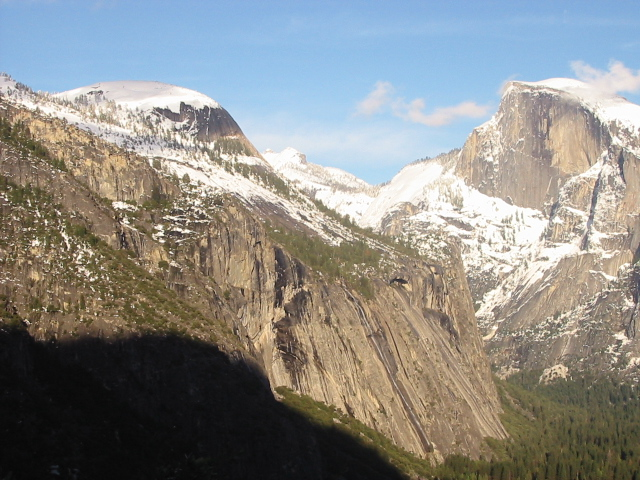
//> input picture assignment08/stitchingL.jpg, 640 x 480 px
$ ./lab2_stitching   (built with g++ and OpenCV 4)
//> lines starting //> are read from the running program, lines starting //| are printed output that depends on the picture
// stitching.cpp : Defines the entry point for the console application.
//

#include <opencv2/opencv.hpp>
#include <iostream>

using namespace cv;

template <typename T>
Mat cal_affine(int ptl_x[], int ptl_y[], int ptr_x[], int ptr_y[], int number_of_points);

void blend_stitching(const Mat I1, const Mat I2, Mat &I_f, int diff_x, int diff_y, float alpha);

int main() {
	Mat I1, I2;

	// Read each image
	I1 = imread("stitchingL.jpg");
//> I1 is the input picture: 480 rows x 640 cols, CV_8UC3; mean B, G, R 135.4, 139.3, 139.5
	I2 = imread("stitchingR.jpg");
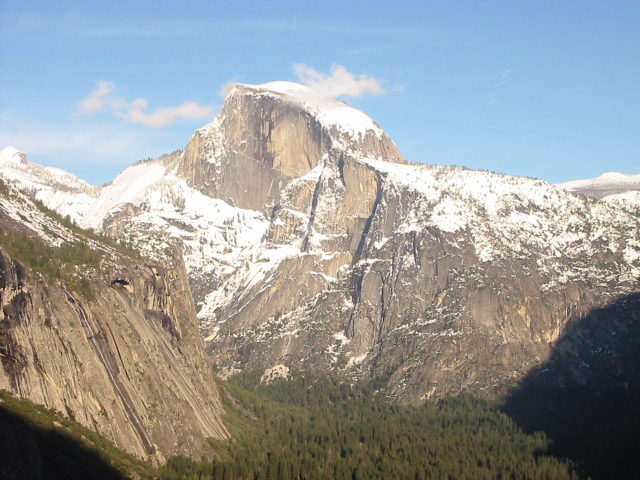
//> input picture assignment08/stitchingR.jpg, 640 x 480 px
//> I2 is the input picture: 480 rows x 640 cols, CV_8UC3; mean B, G, R 155.6, 155.5, 151.7

	I1.convertTo(I1, CV_32FC3, 1.0 / 255);
//> I1: 480 rows x 640 cols, CV_32FC3
	I2.convertTo(I2, CV_32FC3, 1.0 / 255);
//> I2: 480 rows x 640 cols, CV_32FC3

	// corresponding pixels
	int ptl_x[28] = { 509, 558, 605, 649, 680, 689, 705, 730, 734, 768, 795, 802, 818, 837, 877, 889, 894, 902, 917, 924, 930, 948, 964, 969, 980, 988, 994, 998 };
	int ptl_y[28] = { 528, 597, 581, 520, 526, 581, 587, 496, 506, 500, 342, 558, 499, 642, 474, 456, 451, 475, 530, 381, 472, 475, 426, 539, 329, 341, 492, 511 };
	int ptr_x[28] = { 45, 89, 142, 194, 226, 230, 246, 279, 281, 314, 352, 345, 365, 372, 421, 434, 439, 446, 456, 472, 471, 488, 506, 503, 527, 532, 528, 531 };
	int ptr_y[28] = { 488, 561, 544, 482, 490, 546, 552, 462, 471, 467, 313, 526, 468, 607, 445, 429, 424, 447, 500, 358, 446, 449, 403, 510, 312, 324, 466, 484 };

	// Check for invalid input
	if (!I1.data || !I2.data) {
		std::cout << "Could not open or find the image" << std::endl;
		return -1;
	}

	// height(row), width(col) of each image
	const float I1_row = I1.rows;
//> I1_row = 480
	const float I1_col = I1.cols;
//> I1_col = 640
	const float I2_row = I2.rows;
//> I2_row = 480
	const float I2_col = I2.cols;
//> I2_col = 640

	// calculate affine Matrix A12, A21
	Mat A12 = cal_affine<float>(ptl_x, ptl_y, ptr_x, ptr_y, 28);
	Mat A21 = cal_affine<float>(ptr_x, ptr_y, ptl_x, ptl_y, 28);

	// compute corners (p1, p2, p3, p4)
	// p1: (0,0)
	// p2: (row, 0)
	// p3: (row, col)
	// p4: (0, col)
	Point2f p1(A21.at<float>(0) * 0 + A21.at<float>(1) * 0 + A21.at<float>(2), A21.at<float>(3) * 0 + A21.at<float>(4) * 0 + A21.at<float>(5));
	Point2f p2(A21.at<float>(0) * 0 + A21.at<float>(1) * I2_row + A21.at<float>(2), A21.at<float>(3) * 0 + A21.at<float>(4) * I2_row + A21.at<float>(5));
//> p2 = Point(453.6, 520.6)
	Point2f p3(A21.at<float>(0) * I2_col + A21.at<float>(1) * I2_row + A21.at<float>(2), A21.at<float>(3) * I2_col + A21.at<float>(4) * I2_row + A21.at<float>(5));
//> p3 = Point(1102.9, 503.1)
	Point2f p4(A21.at<float>(0) * I2_col + A21.at<float>(1) * 0 + A21.at<float>(2), A21.at<float>(3) * I2_col + A21.at<float>(4) * 0 + A21.at<float>(5));
//> p4 = Point(1071.4, 7.01)

	// compute boundary for merged image(I_f)
	// bound_u <= 0
	// bound_b >= I1_row-1
	// bound_l <= 0
	// bound_b >= I1_col-1
	int bound_u = (int)round(min(0.0f, min(p1.y, p4.y)));
//> bound_u = 0
	int bound_b = (int)round(max(I1_row-1, max(p2.y, p3.y)));
//> bound_b = 521
	int bound_l = (int)round(min(0.0f, min(p1.x, p2.x)));
//> bound_l = 0
	int bound_r = (int)round(max(I1_col-1, max(p3.x, p4.x)));
//> bound_r = 1103

	// initialize merged image
	Mat I_f(bound_b - bound_u + 1, bound_r - bound_l + 1, CV_32FC3, Scalar(0));

	// inverse warping with bilinear interplolation
	for (int i = bound_u; i <= bound_b; i++) {
		for (int j = bound_l; j <= bound_r; j++) {
			float x = A12.at<float>(0) * j + A12.at<float>(1) * i + A12.at<float>(2) - bound_l;
			float y = A12.at<float>(3) * j + A12.at<float>(4) * i + A12.at<float>(5) - bound_u;

			float y1 = floor(y);
			float y2 = ceil(y);
			float x1 = floor(x);
			float x2 = ceil(x);

			float mu = y - y1;
			float lambda = x - x1;

			if (x1 >= 0 && x2 < I2_col && y1 >= 0 && y2 < I2_row)
				I_f.at<Vec3f>(i - bound_u, j - bound_l) = lambda * (mu * I2.at<Vec3f>(y2, x2) + (1 - mu) * I2.at<Vec3f>(y1, x2)) +
														  (1 - lambda) *(mu * I2.at<Vec3f>(y2, x1) + (1 - mu) * I2.at<Vec3f>(y1, x1));
		}
	}
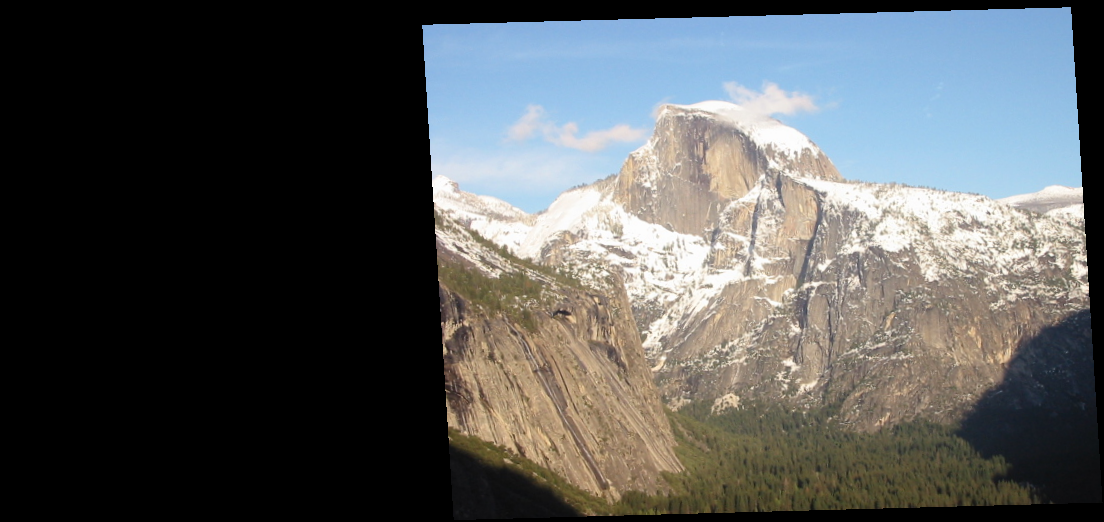
//> I_f: 522 rows x 1104 cols, CV_32FC3; mean B, G, R 0.341, 0.341, 0.333

	// image stitching with blend
	blend_stitching(I1, I2, I_f, bound_l, bound_u, 0.5);

	namedWindow("Left Image");
	imshow("Left Image", I1);

	namedWindow("Right Image");
	imshow("Right Image", I2);

	namedWindow("result");
	imshow("result", I_f);

	I_f.convertTo(I_f, CV_8UC3, 255.0);
	imwrite("result.png", I_f);

	waitKey(0);

	return 0;
}

template <typename T>
Mat cal_affine(int ptl_x[], int ptl_y[], int ptr_x[], int ptr_y[], int number_of_points) {

	Mat M(2 * number_of_points, 6, CV_32F, Scalar(0));
	Mat b(2 * number_of_points, 1, CV_32F);

	Mat M_trans, temp, affineM;

	// initialize matrix
	for (int i = 0; i < number_of_points; i++) {
		M.at<T>(2 * i, 0) = ptl_x[i];		M.at<T>(2 * i, 1) = ptl_y[i];		M.at<T>(2 * i, 2) = 1;
		M.at<T>(2 * i + 1, 3) = ptl_x[i];		M.at<T>(2 * i + 1, 4) = ptl_y[i];		M.at<T>(2 * i + 1, 5) = 1;
		b.at<T>(2 * i) = ptr_x[i];		b.at<T>(2 * i + 1) = ptr_y[i];
	}

	// (M^T * M)^(−1) * M^T * b ( * : Matrix multiplication)
	transpose(M, M_trans);
	invert(M_trans * M, temp);
	affineM = temp * M_trans * b;

	return affineM;
}

void blend_stitching(const Mat I1, const Mat I2, Mat &I_f, int bound_l, int bound_u, float alpha) {
//> called with bound_l = 0, bound_u = 0, alpha = 0.5

	int col = I_f.cols;
//> col = 1104
	int row = I_f.rows;

	// I2 is already in I_f by inverse warping
	for (int i = 0; i < I1.rows; i++) {
		for (int j = 0; j < I1.cols; j++) {
			bool cond_I2 = I_f.at<Vec3f>(i - bound_u, j - bound_l) != Vec3f(0, 0, 0) ? true : false;

			if (cond_I2)
				I_f.at<Vec3f>(i - bound_u, j - bound_l) = alpha * I1.at<Vec3f>(i, j) + (1 - alpha) * I_f.at<Vec3f>(i - bound_u, j - bound_l);
			else
				I_f.at<Vec3f>(i - bound_u, j - bound_l) = I1.at<Vec3f>(i, j);

		}
	}
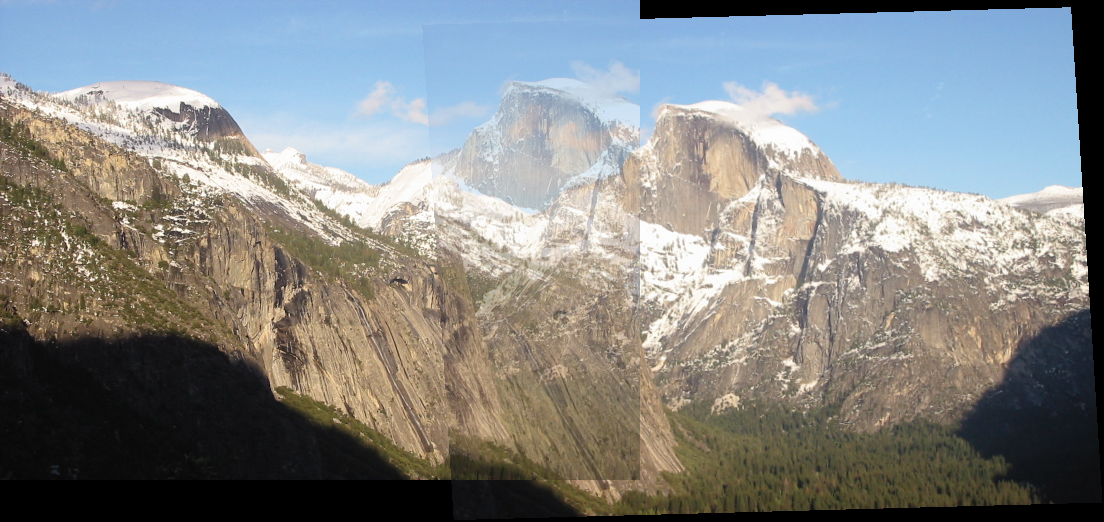
//> I_f: 522 rows x 1104 cols, CV_32FC3; mean B, G, R 0.522, 0.527, 0.519
}
